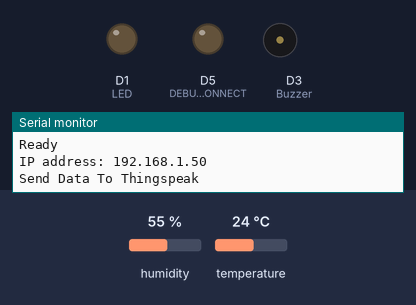
A sketch run on a simulated ESP8266 (NodeMCU). Shown: output pins drawn as LEDs (lit = HIGH), buzzer (waves = sounding, pin HIGH), the last lines printed to the serial monitor. The test bench sets the inputs (shaded band); at power-on: temperature 24 °C, humidity 55 %. WiFi joins after 1.5 s; servers stay silent unless stated; web services answer with replies made up by the test bench.

Above: at 2.7 s.
2.8 s: temperature set to 27 °C
6.0 s: temperature set to 30 °C
At 6.9 s:
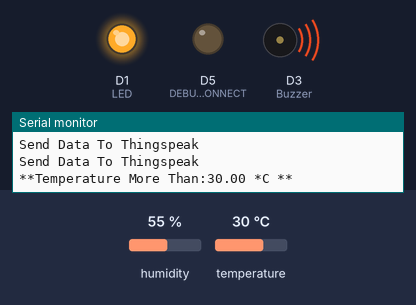
12.5 s: temperature set to 12 °C
At 13.8 s:
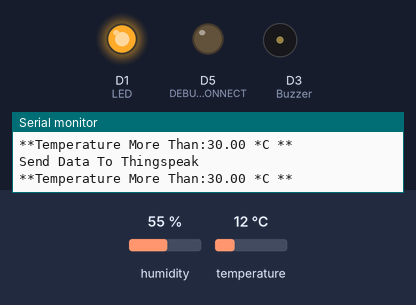
Timing chart, 0 to 15.5 s (numbered marks = the images above; inputs shaded):
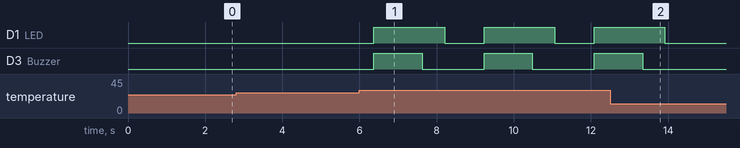

Measured:
- the behaviour switches between 28 and 29 °C on temperature (found by bisection; images 0 and 1)
- after the input at 6.0 s, D1 (LED): alternates HIGH for 1.8 s and LOW for 1.0 s, starting after 0.37 s; D3 (Buzzer): alternates HIGH for 1.3 s and LOW for 1.6 s, starting after 0.37 s
- after the input at 12.5 s, D1 (LED): goes on until 13.9 s, then stays LOW; D3 (Buzzer): goes on until 13.3 s, then stays LOW

The sketch:

ESP_Line_Thingspeak.ino
```cpp
void Line_Notify(String message) ;
#include <ESP8266WiFi.h>
#include <ESP8266mDNS.h>
#define DHTTYPE DHT11
#include "DHT.h"
#define DHTPIN D2
DHT dht(DHTPIN, DHTTYPE);
#include <ThingSpeak.h>
#define LED D1
#define Buzzer D3

//Config SSID and Password
#define ssid "Pitsanu01"
#define password "0930436150"

// Line config
#define LINE_TOKEN "ogIUZY2SyjnLc2q1iVKNDibHzP7vFZE0RkmohPX0q6K" // แก้ LINE TOKEN
String message = "Temparature";
String message2 = "Humidity";

// Config Port Thing Speak
#define DEBUG_WIFICONNECT 14
#define DEBUG_PUTHDATA 5

// Include API form thingspeaks
String apiKey = "4VRE2TCMB5AAKMEM";
const char* server = "api.thingspeak.com";

// Config Timezone
int timezone = 7;
char ntp_server1[20] = "ntp.ku.ac.th";
char ntp_server2[20] = "fw.eng.ku.ac.th";
char ntp_server3[20] = "time.uni.net.th";
int dst = 0;
WiFiClient client;


 void setup() {

  pinMode(DEBUG_WIFICONNECT,OUTPUT);
  pinMode(DEBUG_PUTHDATA,   OUTPUT);
  pinMode(LED,OUTPUT);
  pinMode(Buzzer,OUTPUT);
  dht.begin();
  //check connect wifi
  Serial.begin(115200);
  WiFi.mode(WIFI_STA);
  WiFi.begin(ssid, password);
  while (WiFi.waitForConnectResult() != WL_CONNECTED) {
    Serial.print("Connection Failed! Rebooting");
    Serial.println(".");
    delay(500);
    ESP.restart();
  }
  Serial.println("Ready");
  Serial.print("IP address: ");
  Serial.println(WiFi.localIP());


}

void loop() {

  float h = dht.readHumidity();
  // Read temperature as Celsius (the default)
  float t = dht.readTemperature();
  // Read temperature as Fahrenheit (isFahrenheit = true)
  float f = dht.readTemperature(true);
  if(t > 28.00)
  {
  Serial.print("**Temperature More Than:");
  Serial.print(t);
  Serial.println(" *C **");
  digitalWrite(LED,HIGH);
  digitalWrite(Buzzer,HIGH);
  delay(1250);
  digitalWrite(Buzzer,LOW);
  String msg1 = "Fire Alarm System Work!!!";
  Line_Notify(msg1 + t + "%C2%B0C");
  delay(100);
  }
  if (client.connect(server,80)) // Connect to api.thingspeak.com
{
String postStr = apiKey;
postStr +="&field1=";
postStr += String(t);
postStr +="&field2=";
postStr += String(h);
postStr += "\r\n\r\n";
client.print("POST /update HTTP/1.1\n");
client.print("Host: api.thingspeak.com\n");
client.print("Connection: close\n");
client.print("X-THINGSPEAKAPIKEY: "+apiKey+"\n");
client.print("Content-Type: application/x-www-form-urlencoded\n");
client.print("Content-Length: ");
client.print(postStr.length());
client.print("\n\n");
client.print(postStr);
}
client.stop();
Serial.println("Send Data To Thingspeak");
digitalWrite(LED,LOW);
delay(1000); // Minimum Delay of thingspeak
}

// Line Notification
void Line_Notify(String message) {
WiFiClientSecure client;

if (!client.connect("notify-api.line.me", 443)) {
Serial.println("connection failed");
return;
}
String req = "";
req += "POST /api/notify HTTP/1.1\r\n";
req += "Host: notify-api.line.me\r\n";
req += "Authorization: Bearer " + String(LINE_TOKEN) + "\r\n";
req += "Cache-Control: no-cache\r\n";
req += "User-Agent: ESP8266\r\n";
req += "Content-Type: application/x-www-form-urlencoded\r\n";
req += "Content-Length: " + String(String("message=" + message).length()) + "\r\n";
req += "\r\n";
req += "message=" + message;
//Serial.println(req);
//Serial.println("Line Send Message");
client.print(req);
delay(20);

//Serial.println("-------------");
while (client.connected()) {
String line = client.readStringUntil('\n');
if (line == "\r") {
break;
}
//Serial.println(line);
}
//Serial.println("-------------");
}
```
